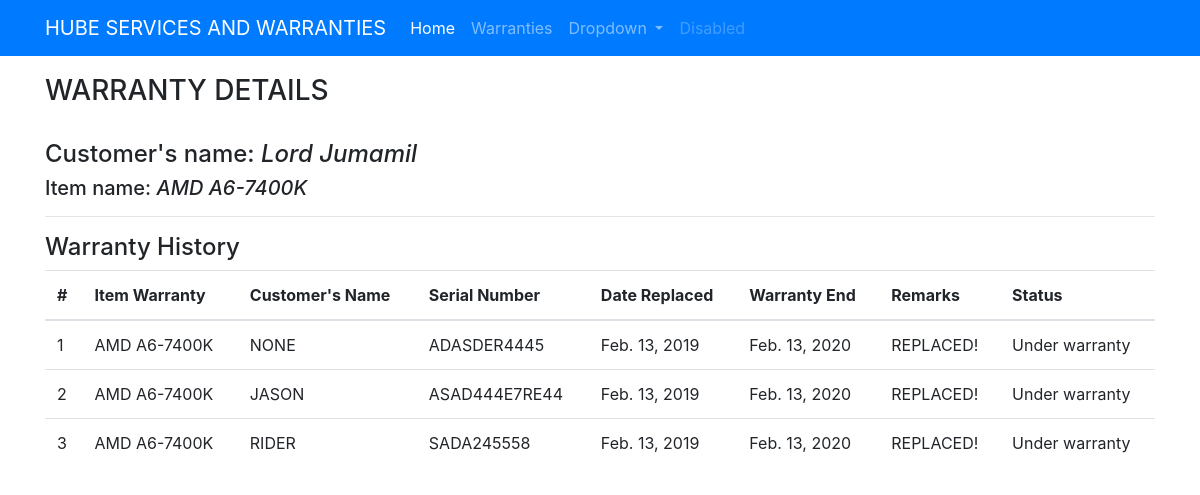
Page /warranties/6/ on the committed database.
### warranties/models.py (models this page shows, shortened)
class ItemWarranty(models.Model):
	item_name 			= models.ForeignKey(ItemName, on_delete=models.CASCADE)
	customer_name		= models.ForeignKey(CustomerName, on_delete=models.CASCADE)
	serial_number		= models.CharField(max_length=60, unique=True)
	timestamp			= models.DateField(auto_now_add=True)
	updated				= models.DateField(auto_now=True)
	class Meta:
		verbose_name_plural = "item warranties"
	def __str__(self):
		return self.item_name.itemName().upper()

class ItemRMA(models.Model):
	item_warranty		= models.ForeignKey(ItemWarranty, on_delete=models.CASCADE)
	item_name 			= models.CharField(max_length=120, null=True, blank=True)
	customer_name		= models.CharField(max_length=120, null=True, blank=True)
	serial_number		= models.CharField(max_length=60, unique=True)
	remarks				= models.TextField(null=True, blank=True)
	timestamp			= models.DateField(auto_now_add=True)
	updated				= models.DateField(auto_now=True)
	def item_warranty_end(self):
		item_wl = self.item_warranty.item_name.item_wrty_lngth
		item_war_lngth = item_wl*30.4375
		war_end = self.item_warranty.timestamp + datetime.timedelta(days=item_war_lngth)
		return war_end
	class Meta:
		verbose_name_plural = "item RMA"

### customers/models.py (models this page shows, shortened)
class CustomerName(models.Model):
	full_name 		= models.CharField(max_length=120, null=True, blank=True)
	contact_number	= models.CharField(max_length=15, null=True, blank=True)
	address			= models.TextField(null=True, blank=True)
	timestamp		= models.DateField(auto_now_add=True, auto_now=False)
	updated			= models.DateField(auto_now=True, auto_now_add=False)

### items/models.py (models this page shows)
class ItemName(models.Model):
	barcode			= models.CharField(max_length=120, null=True, blank=True, unique=True)
	item_brand 		= models.CharField(max_length=120)
	item_name		= models.CharField(max_length=120)
	item_model		= models.CharField(max_length=120, null=True, blank=True)
	item_desc		= models.TextField(max_length=120, null=True, blank=True)
	item_photo		= models.ImageField(null=True, blank=True, upload_to=image_upload_location)
	item_wrty_lngth	= models.IntegerField(verbose_name="item warranty length", help_text="How many month?")
	item_cat		= models.ForeignKey(ItemCategory, on_delete=models.CASCADE, verbose_name="item categories", default=1)
	item_supp		= models.ForeignKey(ItemSupply, on_delete=models.CASCADE, verbose_name="item supplier", default=1)
	timestamp		= models.DateField(auto_now_add=True, auto_now=False)
	updated			= models.DateField(auto_now=True, auto_now_add=False)
	class Meta:
		verbose_name = "item name"
		verbose_name_plural = "item names"
	def itemName(self):
		itemname = "%s %s"%(self.item_brand, self.item_name)
		return itemname
	def __str__(self):
		return self.itemName().upper()

### warranties/views.py (the view)
# urls.py: url(r'^(?P<pk>[0-9]+)/$', views.wrtyDetail, name="detail"),
def wrtyDetail(request, pk):
	instance 			= get_object_or_404(ItemWarranty, pk=pk)
	render_template 	= "item_warranty_detail.html"
	context				= {
		"title": "warranty details",
		"instance": instance,
	}
	return render(request, render_template, context)

### warranties/templates/item_warranty_detail.html
{% extends "base.html" %}
{% block content %}
<h3>{{title|upper}}</h3>
<br>
<h4>Customer's name: <i>{{ instance.customer_name.full_name|title }}</i></h4>
<h5>Item name: <i>{{ instance.item_name|upper }}</i></h5>
<hr>
<h4>Warranty History</h4>
<table class="table table-hover">
	<thead>
		<tr>
			<th>#</th>
			<th>Item Warranty</th>
			<th>Customer's Name</th>
			<th>Serial Number</th>
			<th>Date Replaced</th>
			<th>Warranty End</th>
			<th>Remarks</th>
			<th>Status</th>
		</tr>
	</thead>
	<tbody>
		{% for item in instance.itemrma_set.all %}
		<tr>
			{% if item.serial_number %}
				<td>{{forloop.counter}}</td>
				<td>{{item.item_warranty|upper}}</td>
				<td>{{item.customer_name|upper}}</td>
				<td>{{item.serial_number|upper}}</td>
				<td>{{item.timestamp}}</td>
				<td>{{item.item_warranty_end}}</td>
				<td>{{item.remarks|upper}}</td>
				<td>Under warranty</td>
			{% else %}
				<td>Nothing to display!</td>
			{% endif %}
		</tr>
		{% endfor %}
	</tbody>
</table>
{% endblock %}

### rows in the picture
ItemWarranty: customer_name.full_name "Lord Jumamil", item_name "AMD A6-7400K"
ItemRMA: item_warranty "AMD A6-7400K", customer_name "NONE", serial_number "ADASDER4445", timestamp "Feb. 13, 2019", item_warranty_end "Feb. 13, 2020", remarks "REPLACED!"
ItemRMA: item_warranty "AMD A6-7400K", customer_name "JASON", serial_number "ASAD444E7RE44", timestamp "Feb. 13, 2019", item_warranty_end "Feb. 13, 2020", remarks "REPLACED!"
ItemRMA: item_warranty "AMD A6-7400K", customer_name "RIDER", serial_number "SADA245558", timestamp "Feb. 13, 2019", item_warranty_end "Feb. 13, 2020", remarks "REPLACED!"

### other values in the picture
{{ title|upper }} "WARRANTY DETAILS"
